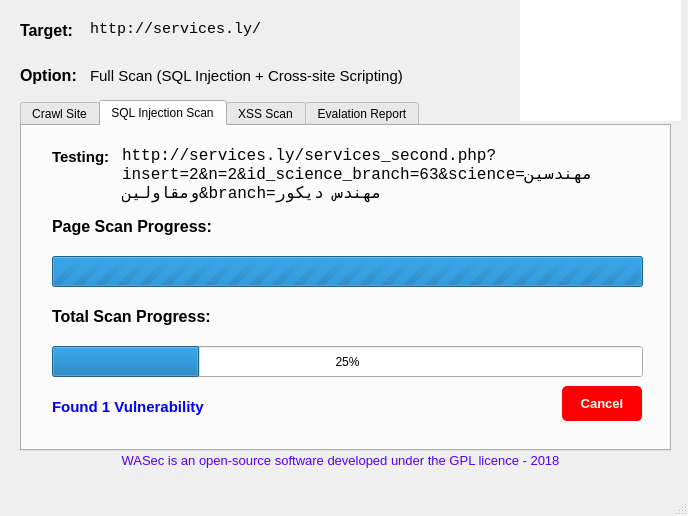
<?xml version="1.0" encoding="UTF-8"?>
<ui version="4.0">
 <class>MainWindow2</class>
 <widget class="QMainWindow" name="MainWindow2">
  <property name="geometry">
   <rect>
    <x>0</x>
    <y>0</y>
    <width>688</width>
    <height>516</height>
   </rect>
  </property>
  <property name="minimumSize">
   <size>
    <width>688</width>
    <height>516</height>
   </size>
  </property>
  <property name="maximumSize">
   <size>
    <width>688</width>
    <height>516</height>
   </size>
  </property>
  <property name="windowTitle">
   <string>WASec - [ScanOption]</string>
  </property>
  <property name="windowIcon">
   <iconset>
    <normaloff>icon.png</normaloff>icon.png</iconset>
  </property>
  <property name="iconSize">
   <size>
    <width>60</width>
    <height>60</height>
   </size>
  </property>
  <widget class="QWidget" name="centralwidget">
   <widget class="QTabWidget" name="tabWidget">
    <property name="enabled">
     <bool>true</bool>
    </property>
    <property name="geometry">
     <rect>
      <x>20</x>
      <y>100</y>
      <width>651</width>
      <height>351</height>
     </rect>
    </property>
    <property name="sizePolicy">
     <sizepolicy hsizetype="Fixed" vsizetype="Fixed">
      <horstretch>0</horstretch>
      <verstretch>0</verstretch>
     </sizepolicy>
    </property>
    <property name="toolTip">
     <string/>
    </property>
    <property name="toolTipDuration">
     <number>1</number>
    </property>
    <property name="statusTip">
     <string/>
    </property>
    <property name="whatsThis">
     <string/>
    </property>
    <property name="autoFillBackground">
     <bool>false</bool>
    </property>
    <property name="styleSheet">
     <string notr="true"/>
    </property>
    <property name="currentIndex">
     <number>1</number>
    </property>
    <widget class="QWidget" name="tabcrawl">
     <property name="enabled">
      <bool>true</bool>
     </property>
     <attribute name="title">
      <string>Crawl Site</string>
     </attribute>
     <widget class="QTreeView" name="treeView">
      <property name="geometry">
       <rect>
        <x>0</x>
        <y>0</y>
        <width>641</width>
        <height>271</height>
       </rect>
      </property>
      <property name="sizePolicy">
       <sizepolicy hsizetype="Fixed" vsizetype="Fixed">
        <horstretch>0</horstretch>
        <verstretch>0</verstretch>
       </sizepolicy>
      </property>
      <property name="minimumSize">
       <size>
        <width>641</width>
        <height>271</height>
       </size>
      </property>
      <property name="maximumSize">
       <size>
        <width>641</width>
        <height>271</height>
       </size>
      </property>
      <property name="font">
       <font>
        <family>Consolas</family>
        <pointsize>11</pointsize>
       </font>
      </property>
      <property name="statusTip">
       <string>Crawled links</string>
      </property>
      <property name="styleSheet">
       <string notr="true">background:white;</string>
      </property>
      <property name="autoExpandDelay">
       <number>0</number>
      </property>
      <property name="itemsExpandable">
       <bool>false</bool>
      </property>
      <property name="wordWrap">
       <bool>true</bool>
      </property>
      <property name="headerHidden">
       <bool>true</bool>
      </property>
      <property name="expandsOnDoubleClick">
       <bool>false</bool>
      </property>
     </widget>
     <widget class="QPushButton" name="btncrawlcancel">
      <property name="geometry">
       <rect>
        <x>550</x>
        <y>280</y>
        <width>80</width>
        <height>35</height>
       </rect>
      </property>
      <property name="sizePolicy">
       <sizepolicy hsizetype="Fixed" vsizetype="Fixed">
        <horstretch>0</horstretch>
        <verstretch>0</verstretch>
       </sizepolicy>
      </property>
      <property name="minimumSize">
       <size>
        <width>80</width>
        <height>35</height>
       </size>
      </property>
      <property name="maximumSize">
       <size>
        <width>80</width>
        <height>35</height>
       </size>
      </property>
      <property name="font">
       <font>
        <pointsize>-1</pointsize>
        <weight>75</weight>
        <bold>true</bold>
       </font>
      </property>
      <property name="toolTip">
       <string/>
      </property>
      <property name="statusTip">
       <string> Stop crawling</string>
      </property>
      <property name="whatsThis">
       <string/>
      </property>
      <property name="styleSheet">
       <string notr="true">border-radius: 5px;
background-color:red;
color:white;
font-weight:bold;
font-size: 13px;
margin-bottom:5px;</string>
      </property>
      <property name="text">
       <string>Cancel</string>
      </property>
     </widget>
     <widget class="QLabel" name="label_2">
      <property name="geometry">
       <rect>
        <x>10</x>
        <y>290</y>
        <width>51</width>
        <height>20</height>
       </rect>
      </property>
      <property name="font">
       <font>
        <pointsize>10</pointsize>
        <weight>75</weight>
        <bold>true</bold>
       </font>
      </property>
      <property name="styleSheet">
       <string notr="true">color:blue;</string>
      </property>
      <property name="text">
       <string>Status:</string>
      </property>
     </widget>
     <widget class="QLabel" name="lblshow_state">
      <property name="geometry">
       <rect>
        <x>70</x>
        <y>290</y>
        <width>231</width>
        <height>20</height>
       </rect>
      </property>
      <property name="font">
       <font>
        <pointsize>10</pointsize>
       </font>
      </property>
      <property name="statusTip">
       <string>Crawler status</string>
      </property>
      <property name="whatsThis">
       <string/>
      </property>
      <property name="text">
       <string/>
      </property>
     </widget>
     <widget class="QLabel" name="lbltotallinks">
      <property name="geometry">
       <rect>
        <x>310</x>
        <y>289</y>
        <width>231</width>
        <height>21</height>
       </rect>
      </property>
      <property name="font">
       <font>
        <pointsize>10</pointsize>
        <weight>75</weight>
        <bold>true</bold>
       </font>
      </property>
      <property name="statusTip">
       <string>All links found in website</string>
      </property>
      <property name="whatsThis">
       <string/>
      </property>
      <property name="styleSheet">
       <string notr="true">color:blue;</string>
      </property>
      <property name="text">
       <string/>
      </property>
      <property name="alignment">
       <set>Qt::AlignLeading|Qt::AlignLeft|Qt::AlignVCenter</set>
      </property>
      <property name="wordWrap">
       <bool>true</bool>
      </property>
     </widget>
    </widget>
    <widget class="QWidget" name="tabsqli">
     <attribute name="title">
      <string>SQL Injection Scan</string>
     </attribute>
     <widget class="QLabel" name="lblpspsql">
      <property name="geometry">
       <rect>
        <x>30</x>
        <y>90</y>
        <width>181</width>
        <height>21</height>
       </rect>
      </property>
      <property name="font">
       <font>
        <pointsize>12</pointsize>
        <weight>75</weight>
        <bold>true</bold>
       </font>
      </property>
      <property name="text">
       <string>Page Scan Progress:</string>
      </property>
     </widget>
     <widget class="QProgressBar" name="pbsqltotal">
      <property name="geometry">
       <rect>
        <x>30</x>
        <y>220</y>
        <width>591</width>
        <height>31</height>
       </rect>
      </property>
      <property name="statusTip">
       <string>Total website testing progress</string>
      </property>
      <property name="whatsThis">
       <string/>
      </property>
      <property name="maximum">
       <number>8</number>
      </property>
      <property name="value">
       <number>2</number>
      </property>
     </widget>
     <widget class="QLabel" name="lbltspsql">
      <property name="geometry">
       <rect>
        <x>30</x>
        <y>180</y>
        <width>181</width>
        <height>21</height>
       </rect>
      </property>
      <property name="font">
       <font>
        <pointsize>12</pointsize>
        <weight>75</weight>
        <bold>true</bold>
       </font>
      </property>
      <property name="text">
       <string>Total Scan Progress:</string>
      </property>
     </widget>
     <widget class="QPushButton" name="btnsqlcancel">
      <property name="geometry">
       <rect>
        <x>540</x>
        <y>260</y>
        <width>80</width>
        <height>35</height>
       </rect>
      </property>
      <property name="sizePolicy">
       <sizepolicy hsizetype="Fixed" vsizetype="Fixed">
        <horstretch>0</horstretch>
        <verstretch>0</verstretch>
       </sizepolicy>
      </property>
      <property name="minimumSize">
       <size>
        <width>80</width>
        <height>35</height>
       </size>
      </property>
      <property name="maximumSize">
       <size>
        <width>80</width>
        <height>35</height>
       </size>
      </property>
      <property name="font">
       <font>
        <pointsize>-1</pointsize>
        <weight>75</weight>
        <bold>true</bold>
       </font>
      </property>
      <property name="toolTip">
       <string>Cancel crawling</string>
      </property>
      <property name="statusTip">
       <string>Stop Testing</string>
      </property>
      <property name="whatsThis">
       <string/>
      </property>
      <property name="styleSheet">
       <string notr="true">border-radius: 5px;
background-color:red;
color:white;
font-weight:bold;
font-size: 13px;</string>
      </property>
      <property name="text">
       <string>Cancel</string>
      </property>
     </widget>
     <widget class="QProgressBar" name="pbsqlpages">
      <property name="geometry">
       <rect>
        <x>30</x>
        <y>130</y>
        <width>591</width>
        <height>31</height>
       </rect>
      </property>
      <property name="statusTip">
       <string>Page is being scanned</string>
      </property>
      <property name="whatsThis">
       <string/>
      </property>
      <property name="maximum">
       <number>0</number>
      </property>
      <property name="value">
       <number>0</number>
      </property>
     </widget>
     <widget class="QLabel" name="lblsqltot">
      <property name="geometry">
       <rect>
        <x>30</x>
        <y>270</y>
        <width>311</width>
        <height>21</height>
       </rect>
      </property>
      <property name="font">
       <font>
        <pointsize>11</pointsize>
        <weight>75</weight>
        <bold>true</bold>
       </font>
      </property>
      <property name="statusTip">
       <string>Vulnerabilities found</string>
      </property>
      <property name="whatsThis">
       <string/>
      </property>
      <property name="styleSheet">
       <string notr="true">color:blue;</string>
      </property>
      <property name="text">
       <string>Found 1 Vulnerability</string>
      </property>
     </widget>
     <widget class="QLabel" name="lbltargetsql">
      <property name="geometry">
       <rect>
        <x>100</x>
        <y>20</y>
        <width>511</width>
        <height>61</height>
       </rect>
      </property>
      <property name="font">
       <font>
        <family>Consolas</family>
        <pointsize>12</pointsize>
        <weight>50</weight>
        <bold>false</bold>
       </font>
      </property>
      <property name="statusTip">
       <string>Link being tested</string>
      </property>
      <property name="text">
       <string>http://services.ly/services_second.php?insert=2&amp;n=2&amp;id_science_branch=63&amp;science=مهندسين ومقاولين&amp;branch=مهندس ديكور</string>
      </property>
      <property name="alignment">
       <set>Qt::AlignLeading|Qt::AlignLeft|Qt::AlignTop</set>
      </property>
      <property name="wordWrap">
       <bool>true</bool>
      </property>
     </widget>
     <widget class="QLabel" name="lblsqlname">
      <property name="geometry">
       <rect>
        <x>30</x>
        <y>20</y>
        <width>71</width>
        <height>21</height>
       </rect>
      </property>
      <property name="font">
       <font>
        <pointsize>11</pointsize>
        <weight>75</weight>
        <bold>true</bold>
       </font>
      </property>
      <property name="text">
       <string>Testing:</string>
      </property>
     </widget>
    </widget>
    <widget class="QWidget" name="tabxss">
     <attribute name="title">
      <string>XSS Scan</string>
     </attribute>
     <widget class="QWidget" name="verticalLayoutWidget_2">
      <property name="geometry">
       <rect>
        <x>-1</x>
        <y>-1</y>
        <width>2</width>
        <height>2</height>
       </rect>
      </property>
      <layout class="QVBoxLayout" name="verticalLayout_2"/>
     </widget>
     <widget class="QPushButton" name="btnxsscancel">
      <property name="geometry">
       <rect>
        <x>540</x>
        <y>260</y>
        <width>80</width>
        <height>35</height>
       </rect>
      </property>
      <property name="sizePolicy">
       <sizepolicy hsizetype="Fixed" vsizetype="Fixed">
        <horstretch>0</horstretch>
        <verstretch>0</verstretch>
       </sizepolicy>
      </property>
      <property name="minimumSize">
       <size>
        <width>80</width>
        <height>35</height>
       </size>
      </property>
      <property name="maximumSize">
       <size>
        <width>80</width>
        <height>35</height>
       </size>
      </property>
      <property name="font">
       <font>
        <pointsize>-1</pointsize>
        <weight>75</weight>
        <bold>true</bold>
       </font>
      </property>
      <property name="toolTip">
       <string>Cancel crawling</string>
      </property>
      <property name="statusTip">
       <string>Stop testing</string>
      </property>
      <property name="styleSheet">
       <string notr="true">border-radius: 5px;
background-color:red;
color:white;
font-weight:bold;
font-size: 13px;</string>
      </property>
      <property name="text">
       <string>Cancel</string>
      </property>
     </widget>
     <widget class="QLabel" name="lbltspxss">
      <property name="geometry">
       <rect>
        <x>30</x>
        <y>180</y>
        <width>181</width>
        <height>21</height>
       </rect>
      </property>
      <property name="font">
       <font>
        <pointsize>12</pointsize>
        <weight>75</weight>
        <bold>true</bold>
       </font>
      </property>
      <property name="text">
       <string>Total Scan Progress:</string>
      </property>
     </widget>
     <widget class="QProgressBar" name="pbxsstotal">
      <property name="geometry">
       <rect>
        <x>30</x>
        <y>220</y>
        <width>591</width>
        <height>31</height>
       </rect>
      </property>
      <property name="statusTip">
       <string>Total website testing progress</string>
      </property>
      <property name="value">
       <number>0</number>
      </property>
     </widget>
     <widget class="QProgressBar" name="pbxsspages">
      <property name="geometry">
       <rect>
        <x>30</x>
        <y>130</y>
        <width>591</width>
        <height>31</height>
       </rect>
      </property>
      <property name="statusTip">
       <string>Page is being scanned</string>
      </property>
      <property name="maximum">
       <number>0</number>
      </property>
      <property name="value">
       <number>0</number>
      </property>
     </widget>
     <widget class="QLabel" name="lblpspxss">
      <property name="geometry">
       <rect>
        <x>30</x>
        <y>90</y>
        <width>181</width>
        <height>21</height>
       </rect>
      </property>
      <property name="font">
       <font>
        <pointsize>12</pointsize>
        <weight>75</weight>
        <bold>true</bold>
       </font>
      </property>
      <property name="text">
       <string>Page Scan Progress:</string>
      </property>
     </widget>
     <widget class="QLabel" name="lblxsstot">
      <property name="geometry">
       <rect>
        <x>30</x>
        <y>270</y>
        <width>311</width>
        <height>21</height>
       </rect>
      </property>
      <property name="font">
       <font>
        <pointsize>11</pointsize>
        <weight>75</weight>
        <bold>true</bold>
       </font>
      </property>
      <property name="statusTip">
       <string>Vulnerabilities found</string>
      </property>
      <property name="styleSheet">
       <string notr="true">color:blue;</string>
      </property>
      <property name="text">
       <string>Found</string>
      </property>
     </widget>
     <widget class="QLabel" name="lbltargetxss">
      <property name="geometry">
       <rect>
        <x>100</x>
        <y>20</y>
        <width>511</width>
        <height>51</height>
       </rect>
      </property>
      <property name="font">
       <font>
        <family>Consolas</family>
        <pointsize>12</pointsize>
       </font>
      </property>
      <property name="statusTip">
       <string>Link being tested</string>
      </property>
      <property name="text">
       <string/>
      </property>
      <property name="alignment">
       <set>Qt::AlignLeading|Qt::AlignLeft|Qt::AlignTop</set>
      </property>
      <property name="wordWrap">
       <bool>true</bool>
      </property>
     </widget>
     <widget class="QLabel" name="lblxssname">
      <property name="geometry">
       <rect>
        <x>30</x>
        <y>20</y>
        <width>71</width>
        <height>21</height>
       </rect>
      </property>
      <property name="font">
       <font>
        <pointsize>11</pointsize>
        <weight>75</weight>
        <bold>true</bold>
       </font>
      </property>
      <property name="text">
       <string>Testing:</string>
      </property>
     </widget>
    </widget>
    <widget class="QWidget" name="tabreport">
     <attribute name="title">
      <string>Evalation Report</string>
     </attribute>
     <widget class="QGroupBox" name="gbxss">
      <property name="geometry">
       <rect>
        <x>19</x>
        <y>170</y>
        <width>331</width>
        <height>151</height>
       </rect>
      </property>
      <property name="font">
       <font>
        <pointsize>10</pointsize>
        <weight>75</weight>
        <bold>true</bold>
       </font>
      </property>
      <property name="toolTip">
       <string/>
      </property>
      <property name="styleSheet">
       <string notr="true">color:rgb(0, 170, 255)</string>
      </property>
      <property name="title">
       <string>XSS Vulnerabilities Found</string>
      </property>
      <widget class="QListWidget" name="listxss">
       <property name="geometry">
        <rect>
         <x>0</x>
         <y>20</y>
         <width>321</width>
         <height>101</height>
        </rect>
       </property>
       <property name="font">
        <font>
         <family>Consolas</family>
         <pointsize>10</pointsize>
        </font>
       </property>
       <property name="statusTip">
        <string/>
       </property>
       <property name="styleSheet">
        <string notr="true">color:black;</string>
       </property>
      </widget>
      <widget class="QLabel" name="lbldisx">
       <property name="geometry">
        <rect>
         <x>0</x>
         <y>120</y>
         <width>41</width>
         <height>21</height>
        </rect>
       </property>
       <property name="font">
        <font>
         <weight>75</weight>
         <bold>true</bold>
        </font>
       </property>
       <property name="styleSheet">
        <string notr="true">color:rgb(0, 170, 255);</string>
       </property>
       <property name="text">
        <string>Total:</string>
       </property>
      </widget>
      <widget class="QLabel" name="lbltx">
       <property name="geometry">
        <rect>
         <x>40</x>
         <y>120</y>
         <width>221</width>
         <height>21</height>
        </rect>
       </property>
       <property name="font">
        <font>
         <weight>75</weight>
         <bold>true</bold>
        </font>
       </property>
       <property name="styleSheet">
        <string notr="true">color:black;</string>
       </property>
       <property name="text">
        <string>N/A</string>
       </property>
      </widget>
     </widget>
     <widget class="QGroupBox" name="gbdone">
      <property name="geometry">
       <rect>
        <x>360</x>
        <y>20</y>
        <width>261</width>
        <height>201</height>
       </rect>
      </property>
      <property name="font">
       <font>
        <pointsize>11</pointsize>
        <weight>75</weight>
        <bold>true</bold>
       </font>
      </property>
      <property name="styleSheet">
       <string notr="true">color:green;</string>
      </property>
      <property name="title">
       <string>Done!</string>
      </property>
      <widget class="QLabel" name="lbltotalpages">
       <property name="geometry">
        <rect>
         <x>10</x>
         <y>30</y>
         <width>121</width>
         <height>21</height>
        </rect>
       </property>
       <property name="font">
        <font>
         <pointsize>11</pointsize>
         <weight>75</weight>
         <bold>true</bold>
        </font>
       </property>
       <property name="styleSheet">
        <string notr="true">color:black;</string>
       </property>
       <property name="text">
        <string>N/A</string>
       </property>
       <property name="textFormat">
        <enum>Qt::PlainText</enum>
       </property>
       <property name="alignment">
        <set>Qt::AlignCenter</set>
       </property>
      </widget>
      <widget class="QLabel" name="lbldistp">
       <property name="geometry">
        <rect>
         <x>130</x>
         <y>30</y>
         <width>111</width>
         <height>21</height>
        </rect>
       </property>
       <property name="font">
        <font>
         <pointsize>11</pointsize>
        </font>
       </property>
       <property name="styleSheet">
        <string notr="true">color:black;</string>
       </property>
       <property name="text">
        <string>Crawled Pages</string>
       </property>
       <property name="alignment">
        <set>Qt::AlignCenter</set>
       </property>
      </widget>
      <widget class="QLabel" name="lbltotaltime">
       <property name="geometry">
        <rect>
         <x>10</x>
         <y>60</y>
         <width>121</width>
         <height>21</height>
        </rect>
       </property>
       <property name="font">
        <font>
         <pointsize>11</pointsize>
         <weight>75</weight>
         <bold>true</bold>
        </font>
       </property>
       <property name="styleSheet">
        <string notr="true">color:black;</string>
       </property>
       <property name="text">
        <string>N/A</string>
       </property>
       <property name="textFormat">
        <enum>Qt::PlainText</enum>
       </property>
       <property name="alignment">
        <set>Qt::AlignCenter</set>
       </property>
      </widget>
      <widget class="QLabel" name="lbltimetaken">
       <property name="geometry">
        <rect>
         <x>130</x>
         <y>60</y>
         <width>101</width>
         <height>21</height>
        </rect>
       </property>
       <property name="font">
        <font>
         <pointsize>11</pointsize>
        </font>
       </property>
       <property name="styleSheet">
        <string notr="true">color:black;</string>
       </property>
       <property name="text">
        <string>Time Taken</string>
       </property>
       <property name="alignment">
        <set>Qt::AlignCenter</set>
       </property>
      </widget>
      <widget class="QLabel" name="lblwvp">
       <property name="geometry">
        <rect>
         <x>10</x>
         <y>90</y>
         <width>121</width>
         <height>41</height>
        </rect>
       </property>
       <property name="font">
        <font>
         <pointsize>11</pointsize>
         <weight>75</weight>
         <bold>true</bold>
        </font>
       </property>
       <property name="styleSheet">
        <string notr="true">color:black;</string>
       </property>
       <property name="text">
        <string>N/A</string>
       </property>
       <property name="textFormat">
        <enum>Qt::PlainText</enum>
       </property>
       <property name="alignment">
        <set>Qt::AlignCenter</set>
       </property>
      </widget>
      <widget class="QLabel" name="lbldiswvp">
       <property name="geometry">
        <rect>
         <x>130</x>
         <y>90</y>
         <width>101</width>
         <height>41</height>
        </rect>
       </property>
       <property name="font">
        <font>
         <pointsize>11</pointsize>
        </font>
       </property>
       <property name="styleSheet">
        <string notr="true">color:black;</string>
       </property>
       <property name="text">
        <string>of Website is Vulnerable</string>
       </property>
       <property name="alignment">
        <set>Qt::AlignCenter</set>
       </property>
       <property name="wordWrap">
        <bool>true</bool>
       </property>
      </widget>
      <widget class="QPushButton" name="btnsave">
       <property name="geometry">
        <rect>
         <x>50</x>
         <y>150</y>
         <width>161</width>
         <height>31</height>
        </rect>
       </property>
       <property name="font">
        <font>
         <pointsize>-1</pointsize>
         <weight>75</weight>
         <bold>true</bold>
        </font>
       </property>
       <property name="toolTip">
        <string/>
       </property>
       <property name="toolTipDuration">
        <number>1</number>
       </property>
       <property name="statusTip">
        <string>Save a detailed report in XML or Text file</string>
       </property>
       <property name="whatsThis">
        <string/>
       </property>
       <property name="styleSheet">
        <string notr="true">border-radius: 5px;
background-color:green;
color:white;
font-weight:bold;
font-size: 13px;</string>
       </property>
       <property name="text">
        <string>Save Detailed Report</string>
       </property>
      </widget>
     </widget>
     <widget class="QGroupBox" name="gbsqli">
      <property name="geometry">
       <rect>
        <x>20</x>
        <y>10</y>
        <width>331</width>
        <height>151</height>
       </rect>
      </property>
      <property name="font">
       <font>
        <pointsize>10</pointsize>
        <weight>75</weight>
        <bold>true</bold>
       </font>
      </property>
      <property name="toolTip">
       <string/>
      </property>
      <property name="styleSheet">
       <string notr="true">color:rgb(0, 170, 255);</string>
      </property>
      <property name="title">
       <string>SQLi Vulnerabilities Found</string>
      </property>
      <widget class="QListWidget" name="listsqli">
       <property name="geometry">
        <rect>
         <x>0</x>
         <y>20</y>
         <width>331</width>
         <height>101</height>
        </rect>
       </property>
       <property name="sizePolicy">
        <sizepolicy hsizetype="Expanding" vsizetype="Expanding">
         <horstretch>0</horstretch>
         <verstretch>0</verstretch>
        </sizepolicy>
       </property>
       <property name="font">
        <font>
         <family>Consolas</family>
         <pointsize>10</pointsize>
        </font>
       </property>
       <property name="statusTip">
        <string/>
       </property>
       <property name="styleSheet">
        <string notr="true">color:black;</string>
       </property>
      </widget>
      <widget class="QLabel" name="lbldisq">
       <property name="geometry">
        <rect>
         <x>0</x>
         <y>125</y>
         <width>41</width>
         <height>21</height>
        </rect>
       </property>
       <property name="font">
        <font>
         <weight>75</weight>
         <bold>true</bold>
        </font>
       </property>
       <property name="styleSheet">
        <string notr="true">color:rgb(0, 170, 255);</string>
       </property>
       <property name="text">
        <string>Total:</string>
       </property>
      </widget>
      <widget class="QLabel" name="lbltq">
       <property name="geometry">
        <rect>
         <x>40</x>
         <y>120</y>
         <width>221</width>
         <height>31</height>
        </rect>
       </property>
       <property name="font">
        <font>
         <weight>75</weight>
         <bold>true</bold>
        </font>
       </property>
       <property name="styleSheet">
        <string notr="true">color:black;</string>
       </property>
       <property name="text">
        <string>N/A</string>
       </property>
      </widget>
     </widget>
     <widget class="QPushButton" name="btnnew">
      <property name="geometry">
       <rect>
        <x>410</x>
        <y>240</y>
        <width>81</width>
        <height>31</height>
       </rect>
      </property>
      <property name="statusTip">
       <string>Start a new scan</string>
      </property>
      <property name="styleSheet">
       <string notr="true">border-radius: 5px;
background-color:rgb(0, 170, 255);
color:white;
font-weight:bold;
font-size: 13px;</string>
      </property>
      <property name="text">
       <string>New Scan</string>
      </property>
     </widget>
     <widget class="QPushButton" name="btnExit">
      <property name="geometry">
       <rect>
        <x>500</x>
        <y>240</y>
        <width>81</width>
        <height>31</height>
       </rect>
      </property>
      <property name="statusTip">
       <string>Exit WASec</string>
      </property>
      <property name="styleSheet">
       <string notr="true">border-radius: 5px;
background-color:red;
color:white;
font-weight:bold;
font-size: 13px;</string>
      </property>
      <property name="text">
       <string>Exit</string>
      </property>
     </widget>
    </widget>
   </widget>
   <widget class="QLabel" name="lbtar">
    <property name="geometry">
     <rect>
      <x>20</x>
      <y>20</y>
      <width>61</width>
      <height>21</height>
     </rect>
    </property>
    <property name="font">
     <font>
      <family>Arial</family>
      <pointsize>12</pointsize>
      <weight>75</weight>
      <bold>true</bold>
     </font>
    </property>
    <property name="text">
     <string>Target:</string>
    </property>
   </widget>
   <widget class="QLabel" name="lbltarget">
    <property name="geometry">
     <rect>
      <x>90</x>
      <y>20</y>
      <width>431</width>
      <height>31</height>
     </rect>
    </property>
    <property name="font">
     <font>
      <family>Consolas</family>
      <pointsize>11</pointsize>
     </font>
    </property>
    <property name="statusTip">
     <string>Tested website</string>
    </property>
    <property name="whatsThis">
     <string/>
    </property>
    <property name="text">
     <string>http://services.ly/</string>
    </property>
    <property name="alignment">
     <set>Qt::AlignLeading|Qt::AlignLeft|Qt::AlignTop</set>
    </property>
    <property name="wordWrap">
     <bool>true</bool>
    </property>
   </widget>
   <widget class="QGraphicsView" name="logo">
    <property name="geometry">
     <rect>
      <x>520</x>
      <y>0</y>
      <width>161</width>
      <height>121</height>
     </rect>
    </property>
    <property name="styleSheet">
     <string notr="true">background:url(:/image/small.png);
border: none;</string>
    </property>
   </widget>
   <widget class="QLabel" name="label">
    <property name="geometry">
     <rect>
      <x>120</x>
      <y>440</y>
      <width>441</width>
      <height>41</height>
     </rect>
    </property>
    <property name="text">
     <string>&lt;html&gt;&lt;head/&gt;&lt;body&gt;&lt;p align=&quot;center&quot;&gt;&lt;span style=&quot; font-size:10pt; color:#5500ff;&quot;&gt;WASec is an open-source software developed under the GPL licence - 2018&lt;/span&gt;&lt;/p&gt;&lt;/body&gt;&lt;/html&gt;</string>
    </property>
   </widget>
   <widget class="QLabel" name="lbloption">
    <property name="geometry">
     <rect>
      <x>90</x>
      <y>60</y>
      <width>361</width>
      <height>31</height>
     </rect>
    </property>
    <property name="font">
     <font>
      <family>Arial</family>
      <pointsize>11</pointsize>
      <weight>50</weight>
      <bold>false</bold>
     </font>
    </property>
    <property name="statusTip">
     <string>Scan option</string>
    </property>
    <property name="whatsThis">
     <string/>
    </property>
    <property name="text">
     <string>Full Scan (SQL Injection + Cross-site Scripting)</string>
    </property>
   </widget>
   <widget class="QLabel" name="lbtar_2">
    <property name="geometry">
     <rect>
      <x>20</x>
      <y>60</y>
      <width>61</width>
      <height>31</height>
     </rect>
    </property>
    <property name="font">
     <font>
      <family>Arial</family>
      <pointsize>12</pointsize>
      <weight>75</weight>
      <bold>true</bold>
     </font>
    </property>
    <property name="text">
     <string>Option:</string>
    </property>
   </widget>
  </widget>
  <widget class="QMenuBar" name="menubar">
   <property name="geometry">
    <rect>
     <x>0</x>
     <y>0</y>
     <width>688</width>
     <height>21</height>
    </rect>
   </property>
  </widget>
  <widget class="QStatusBar" name="statusbar"/>
 </widget>
 <tabstops>
  <tabstop>tabWidget</tabstop>
  <tabstop>treeView</tabstop>
  <tabstop>btnxsscancel</tabstop>
  <tabstop>btncrawlcancel</tabstop>
  <tabstop>btnsave</tabstop>
  <tabstop>listxss</tabstop>
  <tabstop>listsqli</tabstop>
  <tabstop>btnnew</tabstop>
  <tabstop>btnExit</tabstop>
  <tabstop>logo</tabstop>
 </tabstops>
 <resources>
  <include location="img.qrc"/>
 </resources>
 <connections/>
</ui>
